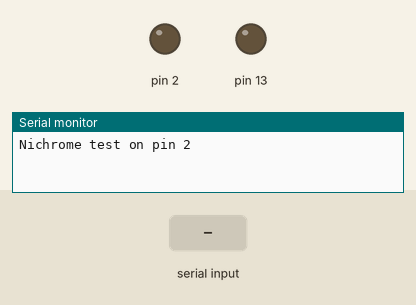
Bench run of a sketch on a simulated Arduino Uno, built with avr-gcc and run on an emulated ATmega328P. Parts: output pins drawn as LEDs (lit = HIGH), the last lines printed to the serial monitor. The test bench sets the inputs (shaded band).

Above: at 0.1 s.
At 1.2 s:
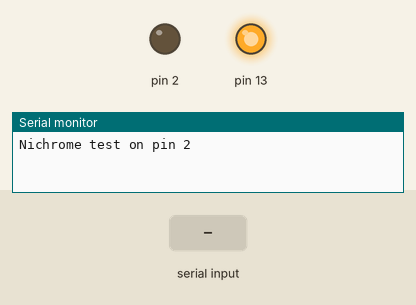
1.3 s: "a" received over Serial
At 2.3 s:
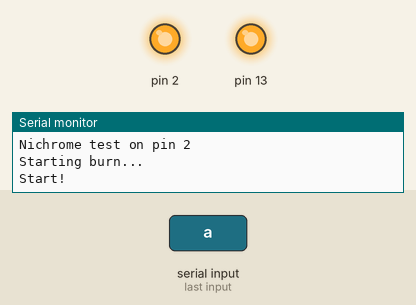
Timing chart, 0 to 10.8 s (numbered marks = the images above; inputs shaded):
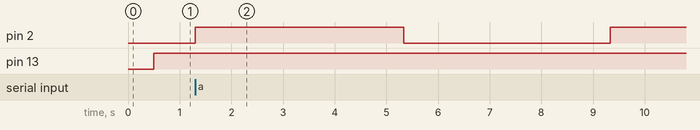

The sketch:

Nichrome.ino
```cpp
// Test the nichrome circuit using simple commands
// Also has automated testing sequence. Use #define to control test type

#define N_TEST_AUTOMATED

#include "CSNichrome.h"
#include <SoftwareSerial.h>
CSNichrome nichrome;
SoftwareSerial xbee(0, 1);

void setup() {
    Serial.begin(9600);
    xbee.begin(9600);
    pinMode(13, OUTPUT);
    nichrome = CSNichrome(2);
    Serial.println("Nichrome test on pin " + String(nichrome.pin));
}

// Time vars
long cTime = 0;
long pTime = 0;
bool ledOn = false;

void loop() {
    if (Serial.available()) {
        char c = Serial.read();
        switch (c) {
            case 'a':
                nichrome.start();
                xbee.println("Start!");
                Serial.println("Start!");
                for (int i = 0; i < 4; i++) {
                    delay(1000);
                    xbee.println(i);
                    Serial.println(i);
                }
                xbee.println("Stopping.");
                Serial.println("Stopping.");
                nichrome.stop();

                delay(4000);

                nichrome.start();
                xbee.println("Start!");
                Serial.println("Start!");
                for (int i = 0; i < 4; i++) {
                    delay(1000);
                    xbee.println(i);
                    Serial.println(i);
                }
                xbee.println("Stopping.");
                Serial.println("Stopping.");
                nichrome.stop();

                break;
            case 'z':
                nichrome.stop();
                xbee.println("Stop!");
                Serial.println("Stop!");
                break;
            default:
                xbee.println("Invalid command!");
                Serial.println("Invalid command!");
        }
    }

    if (xbee.available()) {
        char c = xbee.read();
        switch (c) {
            case 'a':
                nichrome.start();
                xbee.println("Start!");
                Serial.println("Start!");
                for (int i = 0; i < 4; i++) {
                    delay(1000);
                    xbee.println(i);
                    Serial.println(i);
                }
                xbee.println("Stopping.");
                Serial.println("Stopping.");
                nichrome.stop();

                delay(4000);

                nichrome.start();
                xbee.println("Start!");
                Serial.println("Start!");
                for (int i = 0; i < 4; i++) {
                    delay(1000);
                    xbee.println(i);
                    Serial.println(i);
                }
                xbee.println("Stopping.");
                Serial.println("Stopping.");
                nichrome.stop();

                break;
            case 'z':
                nichrome.stop();
                xbee.println("Stop!");
                Serial.println("Stop!");
                break;
            default:
                xbee.println("Invalid command!");
                Serial.println("Invalid command!");
        }
    }


    cTime = millis();
    if (cTime - pTime >= 500) {
        if (ledOn) {
            digitalWrite(13, LOW);
        } else {
            digitalWrite(13, HIGH);
        }
        pTime = cTime;
    }
}
```

CSNichrome.cpp
```cpp
#include "CSNichrome.h"

CSNichrome::CSNichrome(int p) {
    pin = p;
    pinMode(pin, OUTPUT);
}
CSNichrome::CSNichrome() {
    pin = 6;
}

void CSNichrome::start() {
    Serial.println("Starting burn...");
    digitalWrite(pin, HIGH);
}

void CSNichrome::stop() {
    Serial.println("Stopping burn...");
    digitalWrite(pin, LOW);
}

void CSNichrome::config(int p) {
    pin = p;
}
```

CSNichrome.h
```cpp
// CSNichrome
// Run nichrome in a separate process (in state). Timer will not block.

#ifndef _csnichrome_h
#define _csnichrome_h

#include <Arduino.h>

class CSNichrome {
public:
    CSNichrome(int p);
    CSNichrome();

    void config(int p);

    void start();
    void stop();

    int pin;
private:
};


#endif
```

Measured:
- after the input at 1.3 s, pin 2: LOW → HIGH at once, → LOW 4.0 s later, → HIGH 4.0 s later
